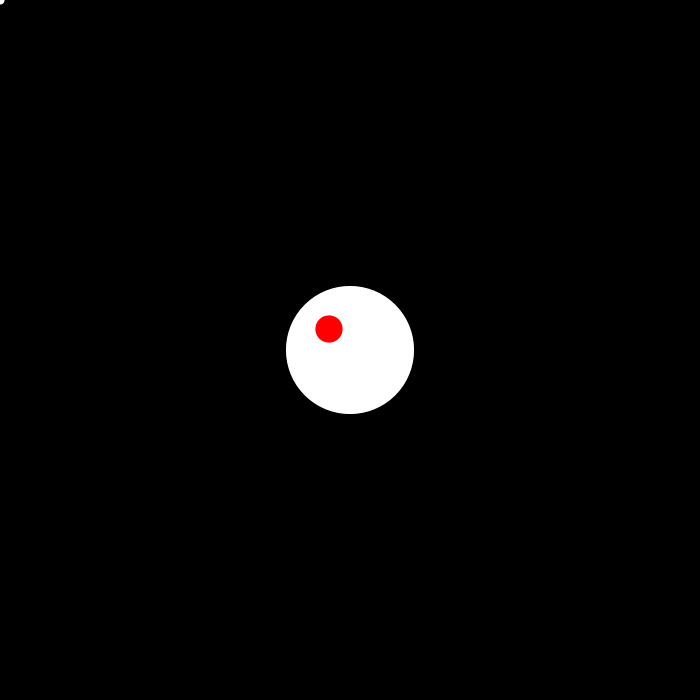
Frame 1 (no input)
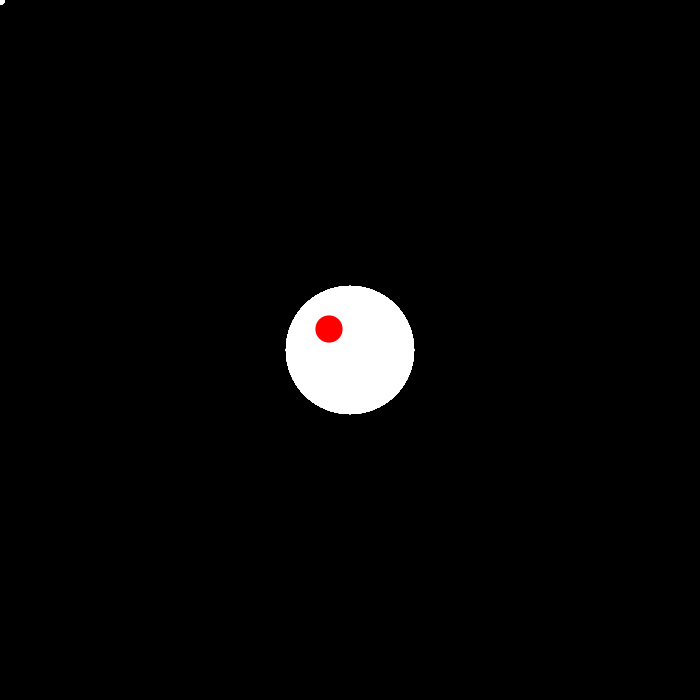
Frame 60 (the mouse pressed at the canvas centre just before this capture)
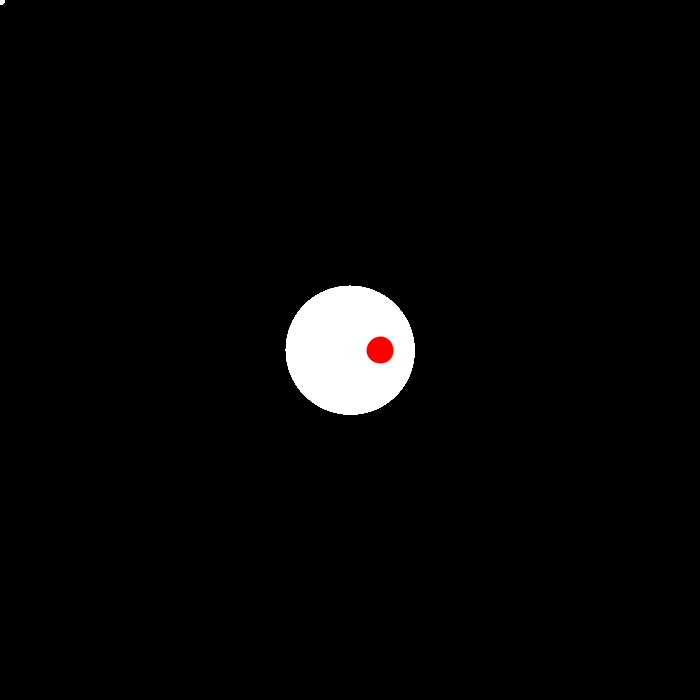
Frame 120 (the mouse held since frame 60 and released just before this capture)

The Processing sketch that drew these frames (run headless with seeded random() and noise(); from frame 60 on, the mouse is pressed at the canvas centre):

// Processing sketch: followMe
// ── followMe.pde
float x,y, x0, y0;
float r = 30;
float d = 35, D = 120;
float posX, posY, angle;

void setup(){
  //fullScreen();
  size(700,700);
  x0 = width/2;
  y0 = height/2;

  background(0);
  stroke(255);
  strokeWeight(8);
  fill(255);
  smooth();
}

void draw(){
  center();
  orient();
  eye();
}

void center(){
  translate(width/2,height/2);
}

void orient(){
  posX = mouseX - x0;
  posY = mouseY - y0;
  angle = atan2(posY,posX);
  fill(255);
  point(posX,posY);
  println(degrees(angle));
}

void eye(){
  rotate(angle);
  fill(#ffffff);
  ellipse(0,0,D,D);
  fill(#ff0000);
  ellipse(30,0,d,d);
}
